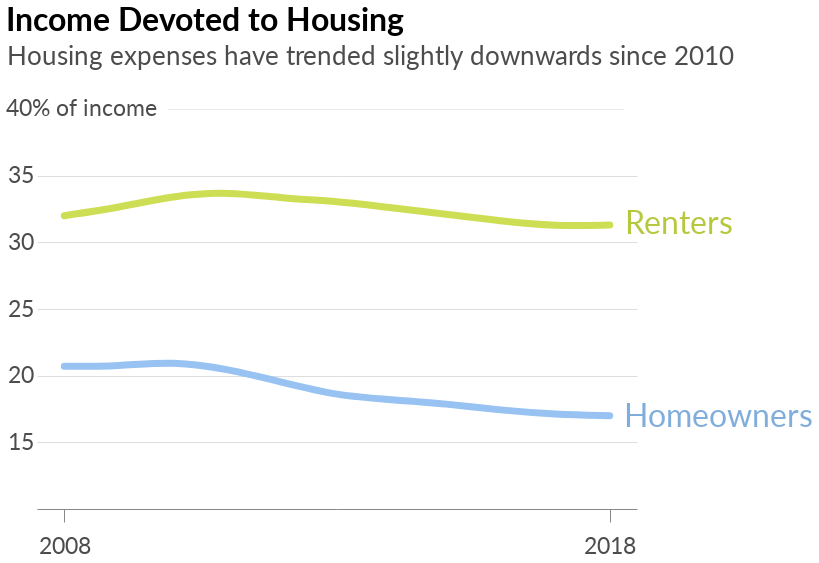

Here is the notebook cell this chart was saved with:
### Code cell
nat_comb_plot = (nat_mort + nat_rent + renters + homeowners + y_labels + line).configure_title(fontSize=32)
nat_comb_plot

### Figure 1 — Vega-Lite specification as saved in the notebook (floating-point values rounded to 4 significant figures)
{"width": 600, "height": 400, "background": "white", "config": {"title": {"fontSize": 32, "anchor": "start", "font": "Lato", "offset": 5}, "axisX": {"grid": false, "labelFont": "Lato", "labelFontSize": 16, "labelAngle": 0, "labelPadding": 10, "ticks": false, "tickSize": 5, "title": null, "titleFont": "Lato", "titleFontSize": 16, "titleFontWeight": "normal", "titleY": 30, "titleX": 280}, "axisY": {"grid": true, "gridOpacity": 1, "labelFont": "Lato", "labelFontSize": 16, "labelLimit": 100, "labelAlign": "left", "labelPadding": 20, "ticks": false, "title": null, "titleFont": "Lato", "titleFontWeight": "normal", "titleFontSize": 16, "titleAlign": "left", "titleAngle": 0, "titleY": -20, "titleX": -20, "domainWidth": 0}, "view": {"strokeOpacity": 0}}, "layer": [{"mark": {"type": "line", "color": "#97c2f2", "interpolate": "basis", "size": 7, "strokeCap": "round"}, "encoding": {"x": {"type": "ordinal", "axis": {"labelFontSize": 23, "labelOpacity": 0.7, "labelPadding": 13, "tickSize": 13, "ticks": true, "values": [2008, 2018]}, "field": "Year"}, "y": {"type": "quantitative", "axis": {"labelFontSize": 23, "labelOpacity": 0.7, "labelPadding": 30, "values": [15, 20, 25, 30, 35]}, "field": "Mort_Share_Inc_whole", "scale": {"domain": [10, 40]}}}}, {"mark": {"type": "line", "color": "#cede54", "interpolate": "basis", "size": 7, "strokeCap": "round"}, "encoding": {"x": {"type": "ordinal", "axis": {"labelFontSize": 23, "labelOpacity": 0.7, "labelPadding": 13, "tickSize": 13, "ticks": true, "values": [2008, 2018]}, "field": "Year"}, "y": {"type": "quantitative", "axis": {"labelFontSize": 23, "labelOpacity": 0.7, "labelPadding": 30, "titleFontSize": 26, "titleOpacity": 0.7, "titleX": -31, "titleY": -40, "values": [15, 20, 25, 30, 35]}, "field": "Rent_Share_Inc_whole", "scale": {"domain": [10, 40]}, "title": "Housing expenses have trended slightly downwards since 2010"}}, "title": "Income Devoted to Housing"}, {"data": {"name": "data-3452f1546f74f96240a37bbb9a5572a9"}, "mark": {"type": "text", "color": "#b7c83e", "dx": 615, "dy": -418, "font": "lato", "fontSize": 32}, "encoding": {"text": {"type": "nominal", "field": "Text"}, "x": {"type": "ordinal", "field": "Year"}, "y": {"type": "quantitative", "field": "Numbers"}}}, {"data": {"name": "data-6c537c6a3d89cf1c69c3efd34efaa980"}, "mark": {"type": "text", "color": "#81addc", "dx": 600, "dy": -225, "font": "lato", "fontSize": 32}, "encoding": {"text": {"type": "nominal", "field": "Text"}, "x": {"type": "ordinal", "field": "Year"}, "y": {"type": "quantitative", "field": "Numbers"}}}, {"data": {"name": "data-210bcfbf6ca010247ca2ea02fc053f02"}, "mark": {"type": "text", "dx": 17, "dy": 0, "font": "lato", "fontSize": 23, "opacity": 0.7}, "encoding": {"text": {"type": "nominal", "field": "text"}, "x": {"type": "ordinal", "field": "x"}, "y": {"type": "quantitative", "field": "y"}}}, {"data": {"name": "data-5eed0d371b4346ff0910a698882dd2a0"}, "mark": {"type": "text", "dx": 223, "dy": -4, "fontSize": 11.5, "fontWeight": "bold", "opacity": 0.09}, "encoding": {"text": {"type": "nominal", "field": "Text"}, "x": {"type": "ordinal", "field": "Year"}, "y": {"type": "quantitative", "field": "Numbers"}}}], "data": {"name": "data-c790d6339ac680404a8629eb8560b18f"}, "$schema": "https://vega.github.io/schema/vega-lite/v4.0.0.json", "datasets": {"data-c790d6339ac680404a8629eb8560b18f": [{"Year": 2008, "Region": "United States", "Owners30": 30.3, "Renters30": 47.0, "Med_Mort": 1126.0, "Med_Rent": 841.0, "Med_Mort_Inc": 5431.0, "Med_Rent_Inc": 2629.0, "Owned_Units": 76090000.0, "Rented_Units": 38150000.0, "Mort_Rent_Diff": -285.0, "Rent_Mort_Diff": 285.0, "Rent_Mort_Diff_div_Rent": 33.89, "MR_Diff_Per_Rent_Inc": -10.84, "RM_Diff_Per_Mort_Inc": 5.25, "Mort_Less30": 69.7, "Rent_Less30": 53.0, "Total_Units": 114200000.0, "Owned_Units_Per_dec": 0.666, "Owned_Units_Per_whole": 66.6, "Rent_Units_Per_dec": 0.334, "Rent_Units_Per_whole": 33.4, "Mort_Share_Inc_dec": 0.207, "Mort_Share_Inc_whole": 20.7, "Rent_Share_Inc_dec": 0.32, "Rent_Share_Inc_whole": 32.0}, {"Year": 2009, "Region": "United States", "Owners30": 30.3, "Renters30": 47.5, "Med_Mort": 1148.0, "Med_Rent": 871.0, "Med_Mort_Inc": 5550.0, "Med_Rent_Inc": 2671.0, "Owned_Units": 75900000.0, "Rented_Units": 38860000.0, "Mort_Rent_Diff": -277.0, "Rent_Mort_Diff": 277.0, "Rent_Mort_Diff_div_Rent": 31.8, "MR_Diff_Per_Rent_Inc": -10.37, "RM_Diff_Per_Mort_Inc": 4.99, "Mort_Less30": 69.7, "Rent_Less30": 52.5, "Total_Units": 114800000.0, "Owned_Units_Per_dec": 0.661, "Owned_Units_Per_whole": 66.1, "Rent_Units_Per_dec": 0.339, "Rent_Units_Per_whole": 33.9, "Mort_Share_Inc_dec": 0.207, "Mort_Share_Inc_whole": 20.7, "Rent_Share_Inc_dec": 0.326, "Rent_Share_Inc_whole": 32.6}, {"Year": 2010, "Region": "United States", "Owners30": 30.5, "Renters30": 48.9, "Med_Mort": 1104.0, "Med_Rent": 855.0, "Med_Mort_Inc": 5242.0, "Med_Rent_Inc": 2556.0, "Owned_Units": 74870000.0, "Rented_Units": 39690000.0, "Mort_Rent_Diff": -249.0, "Rent_Mort_Diff": 249.0, "Rent_Mort_Diff_div_Rent": 29.12, "MR_Diff_Per_Rent_Inc": -9.74, "RM_Diff_Per_Mort_Inc": 4.75, "Mort_Less30": 69.5, "Rent_Less30": 51.1, "Total_Units": 114600000.0, "Owned_Units_Per_dec": 0.654, "Owned_Units_Per_whole": 65.4, "Rent_Units_Per_dec": 0.346, "Rent_Units_Per_whole": 34.6, "Mort_Share_Inc_dec": 0.211, "Mort_Share_Inc_whole": 21.1, "Rent_Share_Inc_dec": 0.335, "Rent_Share_Inc_whole": 33.5}, {"Year": 2011, "Region": "United States", "Owners30": 29.6, "Renters30": 49.3, "Med_Mort": 1094.0, "Med_Rent": 871.0, "Med_Mort_Inc": 5339.0, "Med_Rent_Inc": 2578.0, "Owned_Units": 74260000.0, "Rented_Units": 40730000.0, "Mort_Rent_Diff": -223.0, "Rent_Mort_Diff": 223.0, "Rent_Mort_Diff_div_Rent": 25.6, "MR_Diff_Per_Rent_Inc": -8.65, "RM_Diff_Per_Mort_Inc": 4.18, "Mort_Less30": 70.4, "Rent_Less30": 50.7, "Total_Units": 115000000.0, "Owned_Units_Per_dec": 0.646, "Owned_Units_Per_whole": 64.6, "Rent_Units_Per_dec": 0.354, "Rent_Units_Per_whole": 35.4, "Mort_Share_Inc_dec": 0.205, "Mort_Share_Inc_whole": 20.5, "Rent_Share_Inc_dec": 0.338, "Rent_Share_Inc_whole": 33.8}, {"Year": 2012, "Region": "United States", "Owners30": 27.1, "Renters30": 48.1, "Med_Mort": 1066.0, "Med_Rent": 884.0, "Med_Mort_Inc": 5460.0, "Med_Rent_Inc": 2657.0, "Owned_Units": 74120000.0, "Rented_Units": 41850000.0, "Mort_Rent_Diff": -182.0, "Rent_Mort_Diff": 182.0, "Rent_Mort_Diff_div_Rent": 20.59, "MR_Diff_Per_Rent_Inc": -6.85, "RM_Diff_Per_Mort_Inc": 3.33, "Mort_Less30": 72.9, "Rent_Less30": 51.9, "Total_Units": 116000000.0, "Owned_Units_Per_dec": 0.639, "Owned_Units_Per_whole": 63.9, "Rent_Units_Per_dec": 0.361, "Rent_Units_Per_whole": 36.1, "Mort_Share_Inc_dec": 0.195, "Mort_Share_Inc_whole": 19.5, "Rent_Share_Inc_dec": 0.333, "Rent_Share_Inc_whole": 33.3}, {"Year": 2013, "Region": "United States", "Owners30": 25.3, "Renters30": 47.7, "Med_Mort": 1031.0, "Med_Rent": 905.0, "Med_Mort_Inc": 5569.0, "Med_Rent_Inc": 2736.0, "Owned_Units": 73840000.0, "Rented_Units": 42450000.0, "Mort_Rent_Diff": -126.0, "Rent_Mort_Diff": 126.0, "Rent_Mort_Diff_div_Rent": 13.92, "MR_Diff_Per_Rent_Inc": -4.61, "RM_Diff_Per_Mort_Inc": 2.26, "Mort_Less30": 74.7, "Rent_Less30": 52.3, "Total_Units": 116300000.0, "Owned_Units_Per_dec": 0.635, "Owned_Units_Per_whole": 63.5, "Rent_Units_Per_dec": 0.365, "Rent_Units_Per_whole": 36.5, "Mort_Share_Inc_dec": 0.185, "Mort_Share_Inc_whole": 18.5, "Rent_Share_Inc_dec": 0.331, "Rent_Share_Inc_whole": 33.1}, {"Year": 2014, "Region": "United States", "Owners30": 24.8, "Renters30": 47.9, "Med_Mort": 1046.0, "Med_Rent": 934.0, "Med_Mort_Inc": 5733.0, "Med_Rent_Inc": 2866.0, "Owned_Units": 73990000.0, "Rented_Units": 43270000.0, "Mort_Rent_Diff": -112.0, "Rent_Mort_Diff": 112.0, "Rent_Mort_Diff_div_Rent": 11.99, "MR_Diff_Per_Rent_Inc": -3.91, "RM_Diff_Per_Mort_Inc": 1.95, "Mort_Less30": 75.2, "Rent_Less30": 52.1, "Total_Units": 117300000.0, "Owned_Units_Per_dec": 0.631, "Owned_Units_Per_whole": 63.1, "Rent_Units_Per_dec": 0.369, "Rent_Units_Per_whole": 36.9, "Mort_Share_Inc_dec": 0.182, "Mort_Share_Inc_whole": 18.2, "Rent_Share_Inc_dec": 0.326, "Rent_Share_Inc_whole": 32.6}, {"Year": 2015, "Region": "United States", "Owners30": 23.7, "Renters30": 46.8, "Med_Mort": 1062.0, "Med_Rent": 959.0, "Med_Mort_Inc": 5919.0, "Med_Rent_Inc": 2989.0, "Owned_Units": 74510000.0, "Rented_Units": 43700000.0, "Mort_Rent_Diff": -103.0, "Rent_Mort_Diff": 103.0, "Rent_Mort_Diff_div_Rent": 10.74, "MR_Diff_Per_Rent_Inc": -3.45, "RM_Diff_Per_Mort_Inc": 1.74, "Mort_Less30": 76.3, "Rent_Less30": 53.2, "Total_Units": 118200000.0, "Owned_Units_Per_dec": 0.63, "Owned_Units_Per_whole": 63.0, "Rent_Units_Per_dec": 0.37, "Rent_Units_Per_whole": 37.0, "Mort_Share_Inc_dec": 0.179, "Mort_Share_Inc_whole": 17.9, "Rent_Share_Inc_dec": 0.321, "Rent_Share_Inc_whole": 32.1}, {"Year": 2016, "Region": "United States", "Owners30": 22.7, "Renters30": 46.1, "Med_Mort": 1062.0, "Med_Rent": 981.0, "Med_Mort_Inc": 6094.0, "Med_Rent_Inc": 3105.0, "Owned_Units": 75020000.0, "Rented_Units": 43840000.0, "Mort_Rent_Diff": -81.0, "Rent_Mort_Diff": 81.0, "Rent_Mort_Diff_div_Rent": 8.26, "MR_Diff_Per_Rent_Inc": -2.61, "RM_Diff_Per_Mort_Inc": 1.33, "Mort_Less30": 77.3, "Rent_Less30": 53.9, "Total_Units": 118900000.0, "Owned_Units_Per_dec": 0.631, "Owned_Units_Per_whole": 63.1, "Rent_Units_Per_dec": 0.369, "Rent_Units_Per_whole": 36.9, "Mort_Share_Inc_dec": 0.174, "Mort_Share_Inc_whole": 17.4, "Rent_Share_Inc_dec": 0.316, "Rent_Share_Inc_whole": 31.6}, {"Year": 2017, "Region": "United States", "Owners30": 22.1, "Renters30": 45.9, "Med_Mort": 1079.0, "Med_Rent": 1012.0, "Med_Mort_Inc": 6323.0, "Med_Rent_Inc": 3245.0, "Owned_Units": 76680000.0, "Rented_Units": 43380000.0, "Mort_Rent_Diff": -67.0, "Rent_Mort_Diff": 67.0, "Rent_Mort_Diff_div_Rent": 6.62, "MR_Diff_Per_Rent_Inc": -2.06, "RM_Diff_Per_Mort_Inc": 1.06, "Mort_Less30": 77.9, "Rent_Less30": 54.1, "Total_Units": 120100000.0, "Owned_Units_Per_dec": 0.639, "Owned_Units_Per_whole": 63.9, "Rent_Units_Per_dec": 0.361, "Rent_Units_Per_whole": 36.1, "Mort_Share_Inc_dec": 0.171, "Mort_Share_Inc_whole": 17.1, "Rent_Share_Inc_dec": 0.312, "Rent_Share_Inc_whole": 31.2}, {"Year": 2018, "Region": "United States", "Owners30": 22.3, "Renters30": 46.1, "Med_Mort": 1103.0, "Med_Rent": 1058.0, "Med_Mort_Inc": 6504.0, "Med_Rent_Inc": 3378.0, "Owned_Units": 77710000.0, "Rented_Units": 43810000.0, "Mort_Rent_Diff": -45.0, "Rent_Mort_Diff": 45.0, "Rent_Mort_Diff_div_Rent": 4.25, "MR_Diff_Per_Rent_Inc": -1.33, "RM_Diff_Per_Mort_Inc": 0.69, "Mort_Less30": 77.7, "Rent_Less30": 53.9, "Total_Units": 121500000.0, "Owned_Units_Per_dec": 0.639, "Owned_Units_Per_whole": 63.9, "Rent_Units_Per_dec": 0.361, "Rent_Units_Per_whole": 36.1, "Mort_Share_Inc_dec": 0.17, "Mort_Share_Inc_whole": 17.0, "Rent_Share_Inc_dec": 0.313, "Rent_Share_Inc_whole": 31.3}], "data-3452f1546f74f96240a37bbb9a5572a9": [{"Year": 2008, "Numbers": 0, "Text": "Renters"}], "data-6c537c6a3d89cf1c69c3efd34efaa980": [{"Year": 2009, "Numbers": 0, "Text": "Homeowners"}], "data-210bcfbf6ca010247ca2ea02fc053f02": [{"x": 2008, "y": 40, "text": "40% of income"}], "data-5eed0d371b4346ff0910a698882dd2a0": [{"Year": 2010, "Numbers": 40, "Text": "____________________________________________________________________________"}]}}
